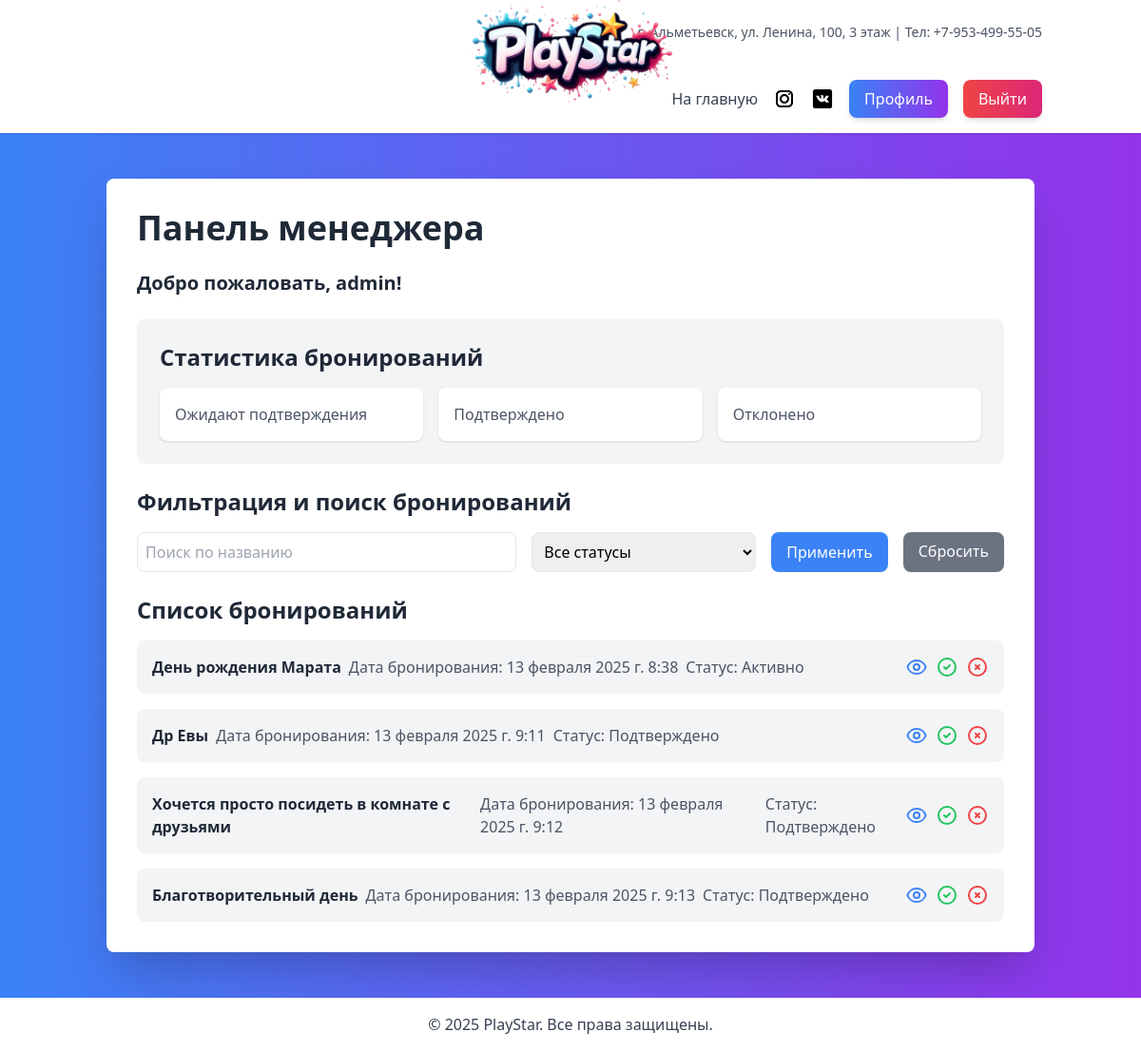
The app's page /staff/manager-dashboard/ (signed in), older data.
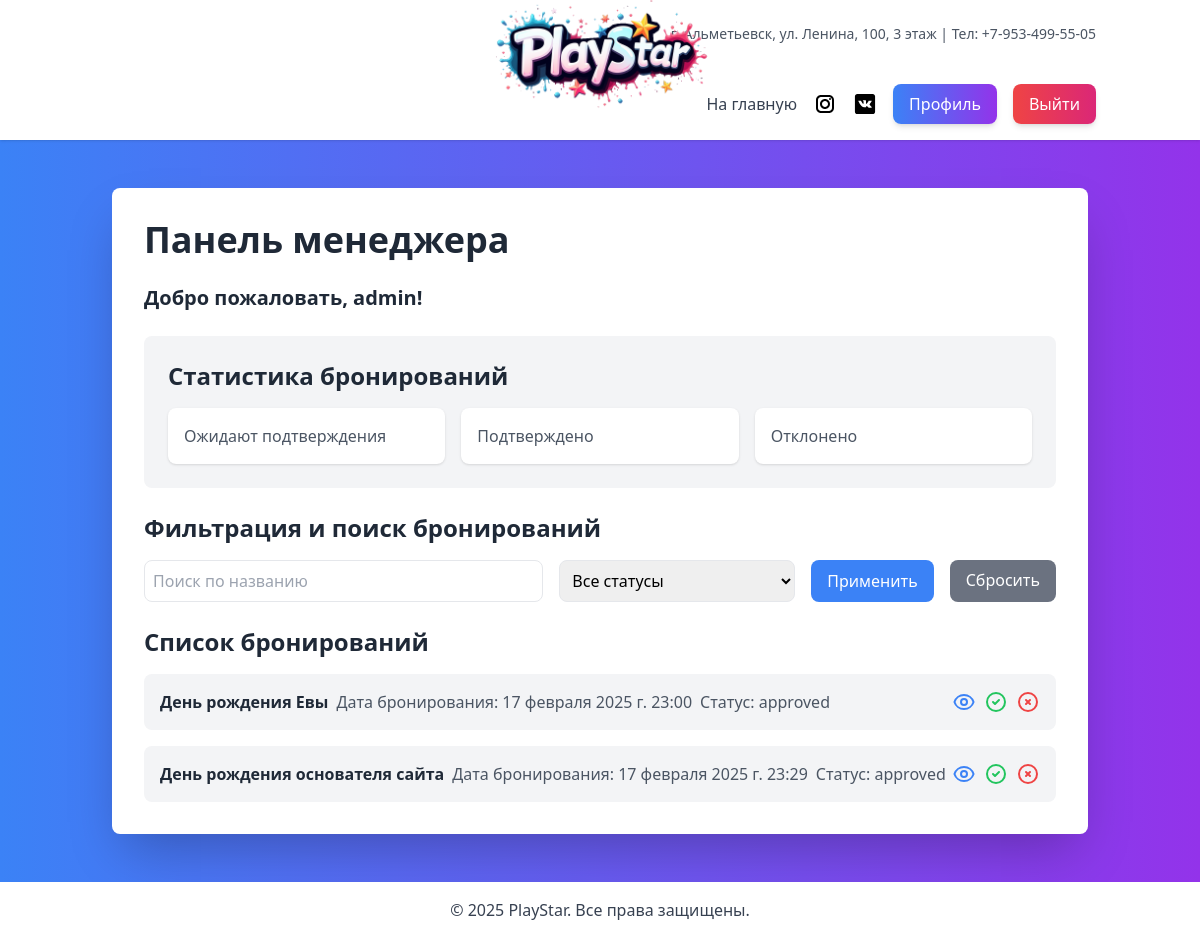
The same page, newer data.
### main/models.py (models this page shows, shortened)
class CustomUser(AbstractUser):
    ROLE_CHOICES = [
        ('CLIENT', 'Клиент'),
        ('STAFF', 'Сотрудник'),
        ('MANAGER', 'Менеджер'),
        ('ADMIN', 'Администратор'),
    ]
    phone_number = models.CharField(max_length=15, unique=True, verbose_name="Номер телефона")
    role = models.CharField(
        max_length=10,
        choices=ROLE_CHOICES,
        default='CLIENT',  # По умолчанию роль "Клиент"
        verbose_name='Роль'
    )

### bookings/models.py (models this page shows, shortened)
class Booking(models.Model):
    ONLINE = 'online'
    OFFLINE = 'offline'
    BOOKING_TYPES = [
        (ONLINE, 'Онлайн'),
        (OFFLINE, 'Оффлайн'),
    ]
    user = models.ForeignKey(settings.AUTH_USER_MODEL, on_delete=models.CASCADE, related_name='bookings')
    event_name = models.CharField(max_length=255, verbose_name='Название мероприятия')
    booking_date = models.DateTimeField(auto_now_add=True, verbose_name='Дата бронирования')
    event_date = models.DateTimeField(verbose_name='Дата мероприятия')
    status = models.CharField(max_length=50, choices=STATUS_CHOICES, default='active', verbose_name='Статус')
    children_count = models.PositiveIntegerField(default=1, blank=True, null=True, verbose_name='Количество детей')
    comment = models.TextField(max_length=255, blank=True, null=True, verbose_name='Комментарий')
    edited_by = models.CharField(max_length=50, blank=True, null=True, verbose_name='Отредактировано')
    booking_type = models.CharField(max_length=10, choices=BOOKING_TYPES, default=ONLINE, verbose_name='Тип бронирования')
    amount = models.DecimalField(max_digits=10, decimal_places=2, default=0.00, verbose_name='Сумма')
    class Meta:
        verbose_name = 'Бронирование'
        verbose_name_plural = 'Бронирования'

### staff/views.py (the view)
# urls.py: path('manager-dashboard/', views.manager_dashboard, name='manager_dashboard'),
@login_required
@role_required('Admin', 'Manager')
def manager_dashboard(request):
    bookings = Booking.objects.all()
    return render(request, 'staff/manager_dashboard.html', {'bookings': bookings})

### staff/views.py (called while the page is built)
def role_required(*group_names):
    def in_groups(user):
        if user.is_authenticated:
            if bool(user.groups.filter(name__in=group_names)) or user.is_superuser:
                return True
        return False
    return user_passes_test(in_groups)

### staff/templates/staff/manager_dashboard.html (shortened to what this page needs)
{% extends 'base.html' %}
{% block content %}
<div class="flex space-x-8 max-w-6xl mx-auto">
    <div class="w-full bg-white p-8 rounded-lg shadow-2xl">
        <h2 class="text-4xl font-bold text-gray-800 mb-6">Панель менеджера</h2>
        <p class="text-xl font-semibold text-gray-800 mb-6">Добро пожаловать, {{ user.username }}!</p>
        <div class="bg-gray-100 p-6 rounded-lg mb-6">
            <h3 class="text-2xl font-bold text-gray-800 mb-4">Статистика бронирований</h3>
            <div class="grid grid-cols-1 md:grid-cols-3 gap-4">
                <div class="bg-white p-4 rounded-lg shadow">
                    <p class="text-gray-600">Ожидают подтверждения</p>
                </div>
                <div class="bg-white p-4 rounded-lg shadow">
                    <p class="text-gray-600">Подтверждено</p>
                </div>
                <div class="bg-white p-4 rounded-lg shadow">
                    <p class="text-gray-600">Отклонено</p>
                </div>
            </div>
        </div>
        <div class="mb-6">
            <h3 class="text-2xl font-bold text-gray-800 mb-4">Фильтрация и поиск бронирований</h3>
            <form method="get" class="flex space-x-4">
                <input type="text" name="search" placeholder="Поиск по названию" class="p-2 border rounded-lg flex-1" value="{{ request.GET.search }}">
                <select name="status" class="p-2 border rounded-lg">
                    <option value="">Все статусы</option>
                </select>
                <button type="submit" class="bg-blue-500 text-white py-2 px-4 rounded-lg hover:bg-blue-600 transition duration-300">
                    Применить
                </button>
                <a href="{% url 'manager_dashboard' %}" class="bg-gray-500 text-white py-2 px-4 rounded-lg hover:bg-gray-600 transition duration-300">
                    Сбросить
                </a>
            </form>
        </div>
        <div class="mt-6">
            <h3 class="text-2xl font-bold text-gray-800 mb-4">Список бронирований</h3>
            {% if bookings %}
                <ul class="space-y-4">
                    {% for booking in bookings %}
                        <li class="bg-gray-100 p-4 rounded-lg flex items-center justify-between">
                            <div class="flex items-center space-x-2">
                                <p class="text-gray-800"><strong>{{ booking.event_name }}</strong></p>
                                <p class="text-gray-600">Дата бронирования: {{ booking.booking_date }}</p>
                                <p class="text-gray-600">Статус: {{ booking.status }}</p>
                            </div>
                            <div class="flex space-x-2">
                                <button onclick="openModal('{{ booking.event_name }}', '{{ booking.booking_date }}', '{{ booking.event_date }}', '{{ booking.children_count }}', '{{ booking.comment }}')" class="text-blue-500 hover:text-blue-700">
                                </button>
                                <a href="{% url 'manage_booking' booking.id 'approve' %}" class="text-green-500 hover:text-green-700">
                                    <svg xmlns="http://www.w3.org/2000/svg" class="h-6 w-6" fill="none" viewBox="0 0 24 24" stroke="currentColor">
                                        <path stroke-linecap="round" stroke-linejoin="round" stroke-width="2" d="M9 12l2 2 4-4m6 2a9 9 0 11-18 0 9 9 0 0118 0z" />
                                    </svg>
                                </a>
                                <a href="{% url 'manage_booking' booking.id 'reject' %}" class="text-red-500 hover:text-red-700">
                                    <svg xmlns="http://www.w3.org/2000/svg" class="h-6 w-6" fill="none" viewBox="0 0 24 24" stroke="currentColor">
                                        <path stroke-linecap="round" stroke-linejoin="round" stroke-width="2" d="M10 14l2-2m0 0l2-2m-2 2l-2-2m2 2l2 2m7-2a9 9 0 11-18 0 9 9 0 0118 0z" />
                                    </svg>
                                </a>
                            </div>
                        </li>
                    {% endfor %}
                </ul>
            {% else %}
                <p class="text-gray-600">Бронирования не найдены.</p>
            {% endif %}
        </div>
    </div>
</div>
{% endblock %}

### templates/base.html (shortened to what this page needs)
{% load static %}
<!DOCTYPE html>
<html lang="ru">
<head>
    <link rel="stylesheet" href="https://cdn.jsdelivr.net/npm/flatpickr/dist/flatpickr.min.css">
    <script src="https://cdn.tailwindcss.com"></script>
</head>
<body class="bg-gradient-to-r from-blue-500 to-purple-600 min-h-screen flex flex-col">
    <header class="bg-white shadow">
        <div class="relative py-4 md:py-6">
            <div class="container mx-auto flex justify-between items-center px-4">
                <div class="hidden md:flex justify-end w-full text-sm text-gray-600">
                    <p>
                        г. Альметьевск, ул. Ленина, 100, 3 этаж | Тел: +7-953-499-55-05
                    </p>
                </div>
            </div>
            <div class="absolute left-0 md:left-1/2 transform md:-translate-x-1/2 top-0 ml-4 md:ml-0">
                <img src="{% static 'main/img/logo.png' %}" alt="logo" class="h-16 w-auto object-contain md:h-28">
            </div>
        </div>
        <div class="container mx-auto flex justify-between items-center px-4 py-2 md:py-4">
            <nav class="hidden md:flex items-center space-x-4 ml-auto">
                <a href="{% url 'index' %}" class="text-gray-700 hover:text-blue-600">На главную</a>
            </nav>
            <div class="flex items-center space-x-4 ml-4">
                <div class="hidden md:flex space-x-4">
                    <a href="https://instagram.com/playstaralmet" target="_blank">
                        <img src="{% static 'main/img/svg/inst_icon_nav.svg' %}" alt="Instagram" class="h-6 w-6">
                    </a>
                    <a href="https://vk.com/almet_playstar" target="_blank">
                        <img src="{% static 'main/img/svg/vk_icon_nav.svg' %}" alt="ВКонтакте" class="h-6 w-6">
                    </a>
                </div>
                {% if user.is_authenticated %}
                    <a href="{% url 'profile' %}" class="bg-gradient-to-r from-blue-500 to-purple-600 text-white py-2 px-4 rounded-lg shadow-md hover:from-blue-600 hover:to-purple-700 transition duration-300">
                        Профиль
                    </a>
                    <form action="{% url 'logout' %}" method="post" class="inline">
                        <button type="submit" class="bg-gradient-to-r from-red-500 to-pink-600 text-white py-2 px-4 rounded-lg shadow-md hover:from-red-600 hover:to-pink-700 transition duration-300">
                            Выйти
                        </button>
                    </form>
                {% endif %}
            </div>
        </div>
    </header>
    <main class="container mx-auto px-6 py-12 flex-grow">
        {% block content %}{% endblock %}
    </main>
    <footer class="bg-white shadow-lg mt-auto">
        <div class="container mx-auto px-6 py-4 text-center">
            <p class="text-gray-700">© 2025 PlayStar. Все права защищены.</p>
        </div>
    </footer>
</body>
</html>

Row changes from the older to the newer data that the page shows:
removed Booking: event_name "День рождения Марата", booking_date "13 февраля 2025 г. 8:38", status "Активно"
removed Booking: event_name "Др Евы", booking_date "13 февраля 2025 г. 9:11", status "Подтверждено"
removed Booking: event_name "Хочется просто посидеть в комнате с друзьями", booking_date "13 февраля 2025 г. 9:12", status "Подтверждено"
removed Booking: event_name "Благотворительный день", booking_date "13 февраля 2025 г. 9:13", status "Подтверждено"
added Booking: event_name "День рождения Евы", booking_date "17 февраля 2025 г. 23:00", status "approved"
added Booking: event_name "День рождения основателя сайта", booking_date "17 февраля 2025 г. 23:29", status "approved"
